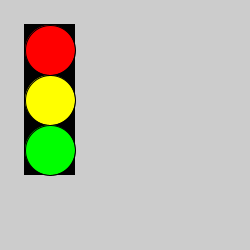
Frame 1 (no input)
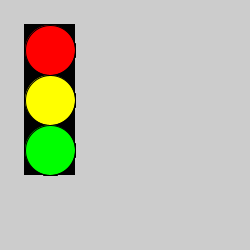
Frame 60 (the mouse pressed at the canvas centre just before this capture)
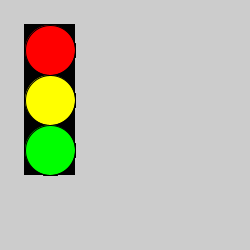
Frame 120 (the mouse held since frame 60 and released just before this capture)

The Processing sketch that drew these frames (run headless with seeded random() and noise(); from frame 60 on, the mouse is pressed at the canvas centre):

// Processing sketch: processing_127036
// ── processing_127036.pde

//Name:Nicolas Bennett
//Date:06-01-2014
//Project:Trafic Light


void setup(){ //setup function called initially, only once
size(250,250);
}
void draw(){ //draw function loops
     fill(0,0,0);
     rect(24,124,50,50);
     rect(24,24,50,50);
     rect(24,74,50,50);
     fill(255,255,0);
     ellipse(50,100,50,50);
     fill(255,0,0);
     ellipse(50,50,50,50);
     fill(0,255,0);
     ellipse(50,150,50,50);
     }
     
